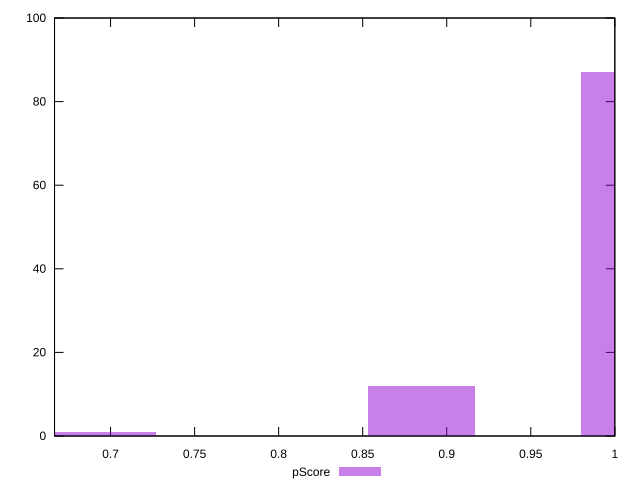

Source code (gnuplot):
reset

$pScore <<EOF
0.6953138225424715 1
0.8849448650540547 12
1.0113655600617768 87
EOF

set key outside below
set boxwidth 0.06321034750386105
set xrange [0.6666666666666666:1]
set yrange [0:100]
set trange [0:100]
set style fill transparent solid 0.5 noborder
set terminal svg size 640, 490 enhanced background rgb 'white'
set output "report_00008_2021-01-22T20:58:29.167/unminified-css/samples/pages+cached/pScore/histogram.svg"

plot $pScore title "pScore" with boxes

reset
